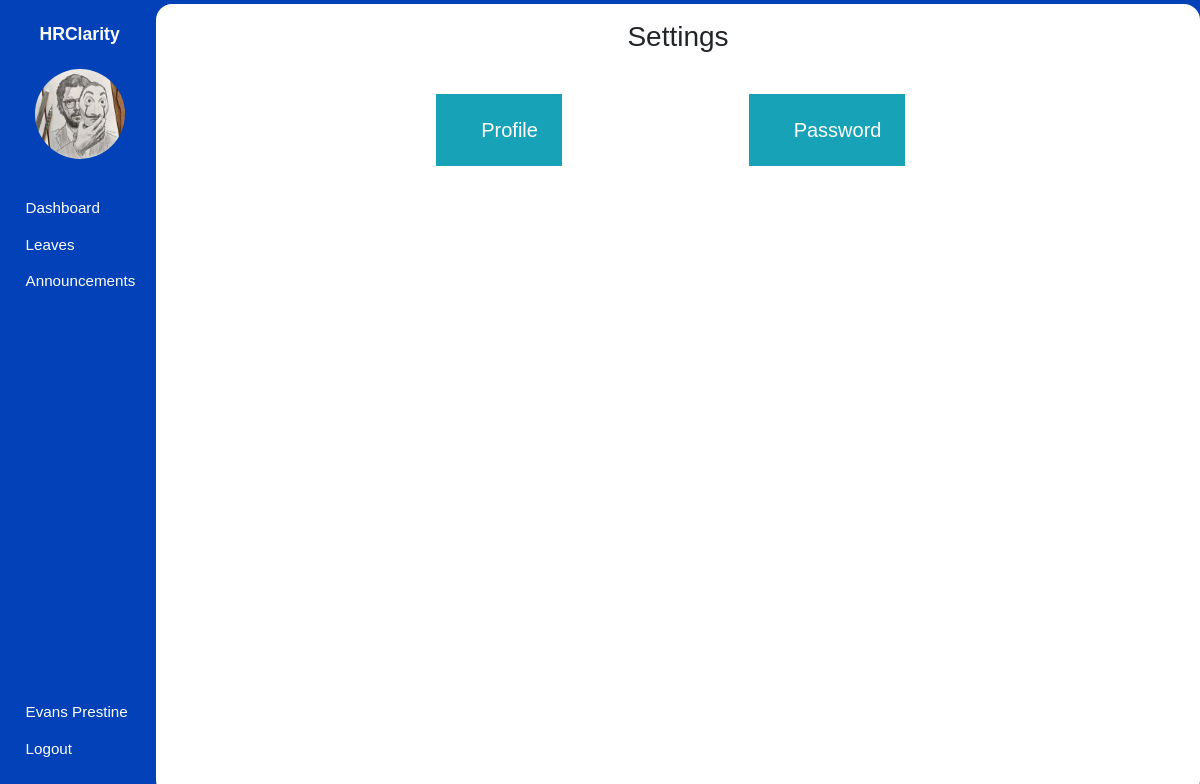
The page /user/profile_settings/5 (signed in) on the database its author committed.
### hrms/models.py (models this page shows, shortened)
class User(db.Model, UserMixin):
    id = db.Column(db.Integer, primary_key=True)
    first_name = db.Column(db.String(80), nullable=False)
    last_name = db.Column(db.String(120), nullable=False)
    dob = db.Column(db.Date, nullable=False)
    gender = db.Column(db.String(7), nullable=False)
    email_address = db.Column(db.String(120), nullable=False)
    phone_number = db.Column(db.String(20), nullable=False)
    national_id = db.Column(db.Integer, nullable=False)
    user_level = db.Column(db.Integer, nullable=False, default=1)
    user_type = db.Column(db.String(10), nullable=False, default='employee')
    password = db.Column(db.String(60), nullable=False)
    image_file = db.Column(db.String(20), nullable=False, default='default.jpg')
    leaves = db.relationship('Leave')
    occupation_id = db.Column(db.Integer, db.ForeignKey('occupation.id'), nullable=False)

### hrms/users/routes.py (the view)
@user.route('/user/profile_settings/<int:employee_id>')
def profile_settings(employee_id):
    profile_picture = get_profile_picture(employee_id=employee_id)
    return render_template('profile_settings.html', page_title='Profile Settings', profile_picture=profile_picture, user=current_user)

### hrms/models.py (called while the page is built)
@login_manager.user_loader
def load_user(user_id):
    user = User.query.filter_by(id=user_id).first()
    return user

### hrms/users/routes.py (called while the page is built)
def get_profile_picture(employee_id):
    user = User.query.get_or_404(employee_id)
    profile_picture = url_for('static', filename='images/profile_pictures/' + user.image_file)
    return profile_picture

### hrms/templates/profile_settings.html
{% extends "main_layout.html" %} {% block body %}
<section class="app">
  {% include "aside.html" %}
  <main>
    <div class="main_container container-fluid login">
      <div class="body">
        <h3 class="text-center p-3">Settings</h3>
        <div class="container row justify-content-center mt-4">
            <div class="d-flex position-relative d-flex justify-content-center col col-lg-4 p-0">
                <a href="{{ url_for('user.update_profile', employee_id=current_user.id) }}" class="stretched-link text-dark">
                    <h5 class="bg-info text-white text-center p-4"><span class="icon icon-user"></span> Profile</h5>
                </a>
            </div>
            <div class="d-flex position-relative d-flex justify-content-center col col-lg-4 p-0">
                <a href="{{ url_for('user.update_password', employee_id=current_user.id) }}" class="stretched-link text-dark">
                    <h5 class="bg-info text-white text-center p-4"><span class="icon icon-lock"></span> Password</h5>
                </a>
            </div>
        </div>
      </div>
    </div>
  </main>
</section>
{% endblock body %}

### hrms/templates/aside.html (shortened to what this page needs)
<aside>
  <h1 class="mt-3">HRClarity</h1>
  <div class="container text-center mt-4">
    <img src="{{ url_for('static', filename='images/profile_pictures/' ~ current_user.image_file ) }}" alt="Employee" class="rounded-circle" width="90" height="90" />
  </div>
  <div class="links">
    <ul>
      {% if current_user.user_level == 1 %}
        <li>
            <a href="{{ url_for('employee.employee_dashboard') }}">
                <span class="icon icon-home"></span>
                <span>Dashboard</span>
            </a>
        </li>
        <li>
            <a href="{{ url_for('leaves.employee_view_leaves') }}">
                <span class="icon icon-car"></span>
                <span>Leaves</span>
            </a>
        </li>
        <li>
            <a href="{{ url_for('announcements.employee_view_announcements') }}">
                <span class="icon icon-speaker"></span>
                <span>Announcements</span>
            </a>
        </li>
      {% endif %}
    </ul>
    <ul>
      <li>
        <a href="{{ url_for('user.profile_settings', employee_id=current_user.id) }}">
            <span class="icon icon-user"></span>
            <span>{{ user.first_name }} {{ user.last_name }}</span>
        </a>
      </li>
      <li>
        <a href="{{ url_for('user.logout') }}">
            <span class="icon icon-power-off"></span>
            <span>Logout</span>
        </a>
      </li>
    </ul>
  </div>
</aside>

### hrms/static/css/icomoon.css (style rules this page uses)
[class^="icon-"], [class*=" icon-"] { font-family: 'icomoon' !important; speak: none; font-style: normal; font-weight: normal; font-variant: normal; text-transform: none; line-height: 1; -webkit-font-smoothing: antialiased; -moz-osx-font-smoothing: grayscale; }
.icon-user:before { content: "\f007"; }
.icon-power-off:before { content: "\f011"; }
.icon-home:before { content: "\f015"; }
.icon-lock:before { content: "\f023"; }
.icon-car:before { content: "\f1b9"; }
.icon-speaker:before { content: "\e32d"; }

### hrms/static/css/styles.css (style rules this page uses)
* { font-family: sans-serif, Arial, Helvetica; padding: 0; margin: 0; }
.app { background: #0241b8; height: 100vh; display: flex; align-items: center; }
.app aside { width: 13%; height: 100%; padding: 0.5em 0 0.2em 0.2em; color: #fff; }
.app aside h1 { font-size: 1.1em; font-weight: bold; text-align: center; }
.app aside .links ul { list-style: none; }
.app aside .links ul li { margin: 0.1em 0; padding: 6px; }
.app aside .links ul li a { text-decoration: none; color: #ffffff; display: flex; align-items: center; }
.app aside .links ul:nth-of-type(1) { margin: 2em 0; }
.app aside .links ul:nth-of-type(2) { position: absolute; bottom: 1em; }
.app aside .links .icon { margin: 0 0.3em 0 0; }
.app aside .links a span:nth-of-type(2), .app aside .links .icon { font-size: 0.95em; }
.app main { width: 87%; height: 99vh; overflow-y: auto; z-index: 5; }
.app main .main_container { border-radius: 16px; background: #fff; padding-bottom: 12px; height: 100%; overflow: auto; }

### rows shown on the page
User: image_file (picture), first_name "Evans", last_name "Prestine"
